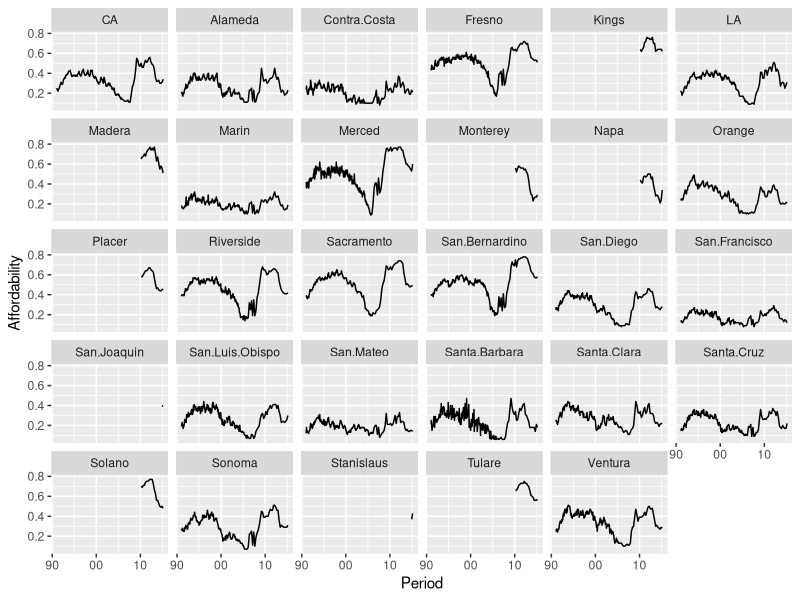

The R script that drew this image:
######################
# Load Packages
######################
require(ggplot2)
require(reshape2)
require(scales)

######################
### Load & Clean Data
######################
# Assumes data can be found in ../data from R working directory (location of script)
cars = read.csv('../data/cars_affordability.csv', stringsAsFactors = FALSE)
DirtyPeriod = cars$Period

#clean dates
cleanPeriod = function(per){
  day = '01'
  q2m = c('Mar', 'Jun', 'Sep', 'Dec')
  
  perdate = as.Date(paste0(day,'-',per), '%d-%b-%y')
  if(is.na(perdate)){
    yr_q = as.numeric(strsplit(per,'\\.')[[1]])
    m = q2m[yr_q[2]]
    perdate = as.Date(paste(day,m,yr_q[1],sep='-'), '%d-%b-%Y')
  }
  return(as.character(perdate))
}

cars$Period = as.Date(sapply(DirtyPeriod, cleanPeriod))



#####################
### Testing...
#####################

metal = melt(cars, id.vars='Period', variable.name='County', value.name='Affordability')
head(metal)
ggplot(metal, aes(x=Period, y=Affordability)) + geom_line() + facet_wrap(~County) + scale_x_date(labels = date_format("%y"))

